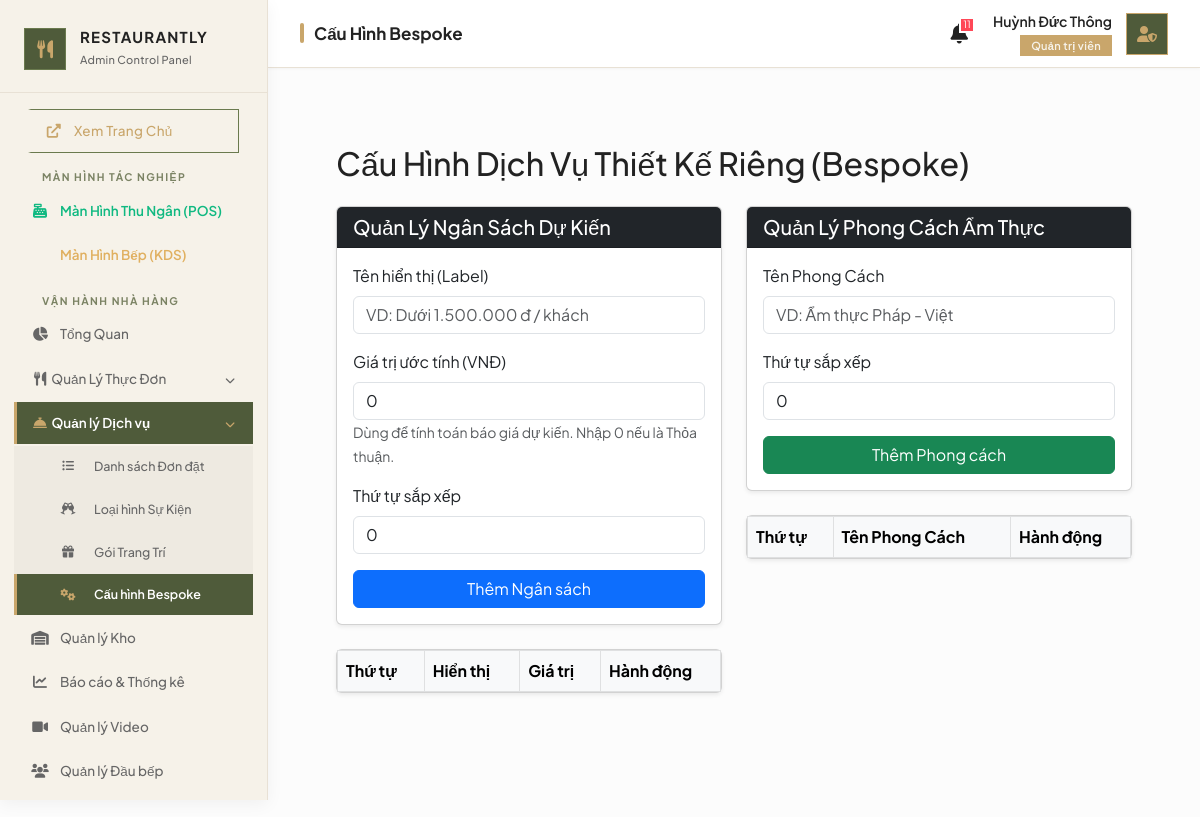
The app's page /admin/manage_bespoke.php (signed in), older data.
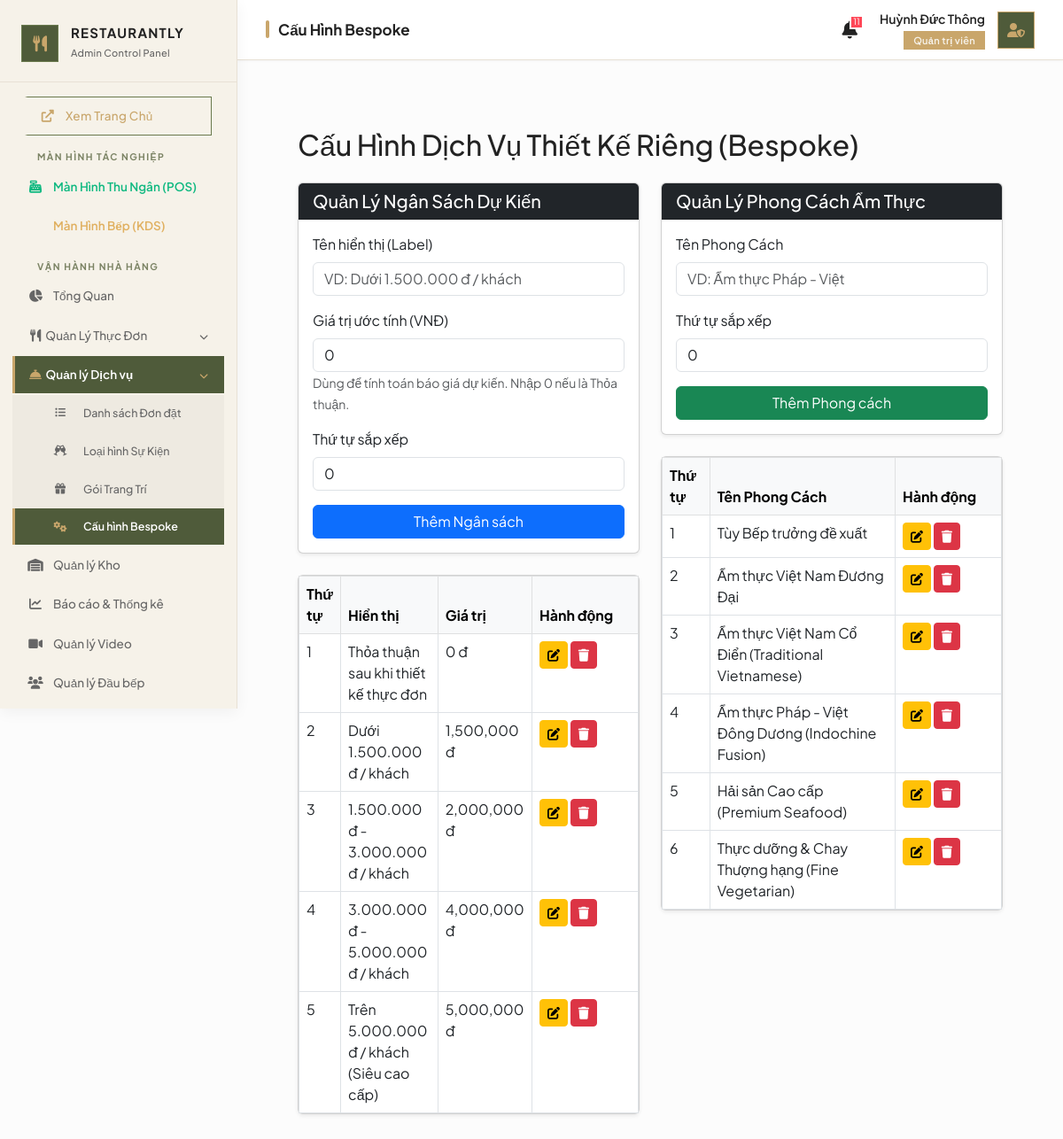
The same page, newer data.
### tables this page shows
CREATE TABLE `bespoke_budgets` (
  `id` int(11) NOT NULL,
  `label` varchar(255) NOT NULL,
  `price_value` int(11) NOT NULL DEFAULT 0,
  `sort_order` int(11) NOT NULL DEFAULT 0
);

CREATE TABLE `bespoke_styles` (
  `id` int(11) NOT NULL,
  `name` varchar(255) NOT NULL,
  `sort_order` int(11) NOT NULL DEFAULT 0
);

### admin/manage_bespoke.php (the view, shortened to what the rows shown need)
<?php
include '../public/admin_layout_header.php';
$budgets = $db->query("SELECT * FROM bespoke_budgets ORDER BY sort_order ASC")->fetchAll(PDO::FETCH_ASSOC);
$styles = $db->query("SELECT * FROM bespoke_styles ORDER BY sort_order ASC")->fetchAll(PDO::FETCH_ASSOC);
?>
    <div class="container-fluid py-4">
    <div class="main-content p-4">
        <h2 class="mb-4">Cấu Hình Dịch Vụ Thiết Kế Riêng (Bespoke)</h2>
        <div class="row">
            <div class="col-md-6 mb-5">
                <div class="card shadow-sm">
                    <div class="card-body p-0">
                        <table class="table table-hover table-bordered mb-0">
                            <thead class="table-light">
                                <tr>
                                    <th>Thứ tự</th>
                                    <th>Hiển thị</th>
                                    <th>Giá trị</th>
                                    <th width="120">Hành động</th>
                                </tr>
                            </thead>
                            <tbody>
                                <?php foreach($budgets as $b): ?>
                                <tr>
                                    <td><?= $b['sort_order'] ?></td>
                                    <td><?= htmlspecialchars($b['label']) ?></td>
                                    <td><?= number_format($b['price_value']) ?> đ</td>
                                    <td>
                                        <a href="?edit_budget=<?= $b['id'] ?>" class="btn btn-sm btn-warning"><i class="fas fa-edit"></i></a>
                                        <a href="?delete_budget=<?= $b['id'] ?>" class="btn btn-sm btn-danger" onclick="return confirm('Bạn có chắc muốn xóa ngân sách này?');"><i class="fas fa-trash"></i></a>
                                    </td>
                                </tr>
                                <?php endforeach; ?>
                            </tbody>
                        </table>
                    </div>
                </div>
            </div>
            <div class="col-md-6 mb-5">
                <div class="card shadow-sm">
                    <div class="card-body p-0">
                        <table class="table table-hover table-bordered mb-0">
                            <thead class="table-light">
                                <tr>
                                    <th>Thứ tự</th>
                                    <th>Tên Phong Cách</th>
                                    <th width="120">Hành động</th>
                                </tr>
                            </thead>
                            <tbody>
                                <?php foreach($styles as $s): ?>
                                <tr>
                                    <td><?= $s['sort_order'] ?></td>
                                    <td><?= htmlspecialchars($s['name']) ?></td>
                                    <td>
                                        <a href="?edit_style=<?= $s['id'] ?>" class="btn btn-sm btn-warning"><i class="fas fa-edit"></i></a>
                                        <a href="?delete_style=<?= $s['id'] ?>" class="btn btn-sm btn-danger" onclick="return confirm('Bạn có chắc muốn xóa phong cách này?');"><i class="fas fa-trash"></i></a>
                                    </td>
                                </tr>
                                <?php endforeach; ?>
                            </tbody>
                        </table>
                    </div>
                </div>
            </div>
        </div>
    </div>
    </div>
<?php include '../public/admin_layout_footer.php'; ?>

Row changes from the older to the newer data that the page shows:
added bespoke_budgets: sort_order "1", label "Thỏa thuận sau khi thiết kế thực đơn", price_value "0"
added bespoke_budgets: sort_order "2", label "Dưới 1.500.000 đ / khách", price_value "1,500,000"
added bespoke_budgets: sort_order "3", label "1.500.000 đ - 3.000.000 đ / khách", price_value "2,000,000"
added bespoke_budgets: sort_order "4", label "3.000.000 đ - 5.000.000 đ / khách", price_value "4,000,000"
added bespoke_budgets: sort_order "5", label "Trên 5.000.000 đ / khách (Siêu cao cấp)", price_value "5,000,000"
added bespoke_styles: sort_order "1", name "Tùy Bếp trưởng đề xuất"
added bespoke_styles: sort_order "2", name "Ẩm thực Việt Nam Đương Đại"
added bespoke_styles: sort_order "3", name "Ẩm thực Việt Nam Cổ Điển (Traditional Vietnamese)"
added bespoke_styles: sort_order "4", name "Ẩm thực Pháp - Việt Đông Dương (Indochine Fusion)"
added bespoke_styles: sort_order "5", name "Hải sản Cao cấp (Premium Seafood)"
added bespoke_styles: sort_order "6", name "Thực dưỡng & Chay Thượng hạng (Fine Vegetarian)"
